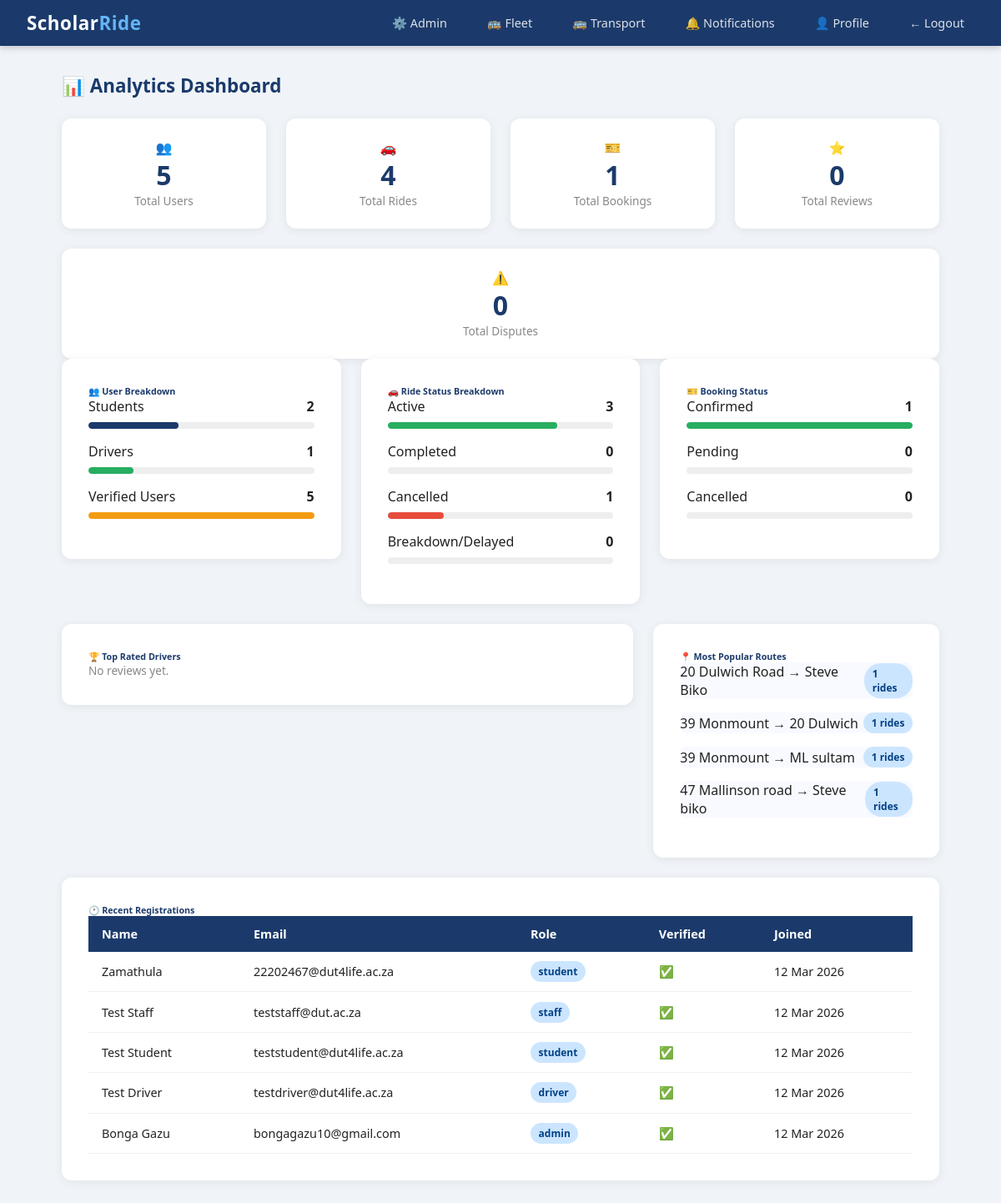
/admin/analytics (signed in), run on the app's committed database.
### scholar_ride/models.py (models this page shows)
class Ride(db.Model):
    id = db.Column(db.Integer, primary_key=True)
    driver_id = db.Column(db.Integer, db.ForeignKey('user.id'), nullable=False)
    origin = db.Column(db.String(200), nullable=False)
    destination = db.Column(db.String(200), nullable=False)
    departure_time = db.Column(db.DateTime, nullable=False)
    available_seats = db.Column(db.Integer, nullable=False)
    total_seats = db.Column(db.Integer, nullable=False)
    status = db.Column(db.String(20), default='active')
    created_at = db.Column(db.DateTime, default=datetime.utcnow)
    bookings = db.relationship('Booking', backref='ride', lazy=True)
    vehicle_type = db.Column(db.String(50), nullable=True)
    vehicle_model = db.Column(db.String(100), nullable=True)
    registration_number = db.Column(db.String(20), nullable=True)

class User(db.Model, UserMixin):
    id = db.Column(db.Integer, primary_key=True)
    student_number = db.Column(db.String(20), unique=True, nullable=True)
    staff_number = db.Column(db.String(20), unique=True, nullable=True)
    full_name = db.Column(db.String(100), nullable=False)
    email = db.Column(db.String(120), unique=True, nullable=False)
    phone = db.Column(db.String(20), nullable=False)
    password_hash = db.Column(db.String(128), nullable=False)
    role = db.Column(db.String(20), default='student')
    department = db.Column(db.String(100), nullable=True)
    verified = db.Column(db.Boolean, default=False)
    approval_status = db.Column(db.String(20), default='pending')
    otp = db.Column(db.String(6), nullable=True)
    created_at = db.Column(db.DateTime, default=datetime.utcnow)
    rides = db.relationship('Ride', backref='driver', lazy=True)
    bookings = db.relationship('Booking', backref='student', lazy=True)

### scholar_ride/routes/admin.py (the view)
@admin.route('/admin/analytics')
@login_required
@admin_required
def analytics():
    from scholar_ride.models import Review
    from sqlalchemy import func
    total_users = User.query.count()
    total_rides = Ride.query.count()
    total_bookings = Booking.query.count()
    total_reviews = Review.query.count()
    total_disputes = Dispute.query.count()
    student_count = User.query.filter_by(role='student').count()
    driver_count = User.query.filter_by(role='driver').count()
    staff_count = User.query.filter_by(role='staff').count()
    verified_count = User.query.filter_by(verified=True).count()
    pending_count = User.query.filter_by(approval_status='pending').count()
    active_rides = Ride.query.filter_by(status='active').count()
    completed_rides = Ride.query.filter_by(status='completed').count()
    cancelled_rides = Ride.query.filter_by(status='cancelled').count()
    breakdown_rides = Ride.query.filter(Ride.status.in_(['breakdown', 'delayed'])).count()
    confirmed_bookings = Booking.query.filter_by(status='confirmed').count()
    pending_bookings = Booking.query.filter_by(status='pending').count()
    cancelled_bookings = Booking.query.filter_by(status='cancelled').count()
    top_drivers_raw = db.session.query(
        User,
        func.avg(Review.rating).label('avg_rating'),
        func.count(Ride.id).label('ride_count')
    ).join(Review, Review.driver_id == User.id)\
     .join(Ride, Ride.driver_id == User.id)\
     .group_by(User.id)\
     .order_by(func.avg(Review.rating).desc())\
     .limit(5).all()
    top_drivers = []
    for driver, avg_rating, ride_count in top_drivers_raw:
        driver.avg_rating = round(avg_rating, 1)
        driver.ride_count = ride_count
        top_drivers.append(driver)
    popular_routes = db.session.query(
        Ride.origin,
        Ride.destination,
        func.count(Ride.id).label('count')
    ).group_by(Ride.origin, Ride.destination)\
     .order_by(func.count(Ride.id).desc())\
     .limit(5).all()
    recent_users = User.query.order_by(User.created_at.desc()).limit(10).all()
    return render_template('admin/analytics.html',
        total_users=total_users,
        total_rides=total_rides,
        total_bookings=total_bookings,
        total_reviews=total_reviews,
        total_disputes=total_disputes,
        student_count=student_count,
        driver_count=driver_count,
        staff_count=staff_count,
        verified_count=verified_count,
        pending_count=pending_count,
        active_rides=active_rides,
        completed_rides=completed_rides,
        cancelled_rides=cancelled_rides,
        breakdown_rides=breakdown_rides,
        confirmed_bookings=confirmed_bookings,
        pending_bookings=pending_bookings,
        cancelled_bookings=cancelled_bookings,
        top_drivers=top_drivers,
        popular_routes=popular_routes,
        recent_users=recent_users
    )

### scholar_ride/models.py (called while the page is built)
@login_manager.user_loader
def load_user(user_id):
    return User.query.get(int(user_id))

### scholar_ride/routes/admin.py (called while the page is built)
def admin_required(f):
    from functools import wraps
    @wraps(f)
    def decorated(*args, **kwargs):
        if not current_user.is_authenticated or current_user.role != 'admin':
            flash('Admin access required.', 'danger')
            return redirect('/rides')
        return f(*args, **kwargs)
    return decorated

### scholar_ride/templates/admin/analytics.html (shortened to what this page needs)
{% extends "base.html" %}
{% block content %}
<div class="page-header">
    <h4>📊 Analytics Dashboard</h4>
</div>
<div class="row mb-4">
    <div class="col">
        <div class="stat-card">
            <div class="stat-icon">👥</div>
            <div class="stat-number">{{ total_users }}</div>
            <div class="stat-label">Total Users</div>
        </div>
    </div>
    <div class="col">
        <div class="stat-card">
            <div class="stat-icon">🚗</div>
            <div class="stat-number">{{ total_rides }}</div>
            <div class="stat-label">Total Rides</div>
        </div>
    </div>
    <div class="col">
        <div class="stat-card">
            <div class="stat-icon">🎫</div>
            <div class="stat-number">{{ total_bookings }}</div>
            <div class="stat-label">Total Bookings</div>
        </div>
    </div>
    <div class="col">
        <div class="stat-card">
            <div class="stat-icon">⭐</div>
            <div class="stat-number">{{ total_reviews }}</div>
            <div class="stat-label">Total Reviews</div>
        </div>
    </div>
    <div class="col">
        <div class="stat-card">
            <div class="stat-icon">⚠️</div>
            <div class="stat-number">{{ total_disputes }}</div>
            <div class="stat-label">Total Disputes</div>
        </div>
    </div>
</div>
<div class="row mb-4">
    <div class="col">
        <div class="card p-3">
            <h6 style="color:#1B3A6B;" class="mb-3">👥 User Breakdown</h6>
            <div class="mb-2">
                <div class="d-flex justify-between mb-1">
                    <span>Students</span>
                    <strong>{{ student_count }}</strong>
                </div>
                <div class="sr-bar">
                    <div class="sr-bar-fill" style="width:{{ (student_count / total_users * 100) if total_users > 0 else 0 }}%; background:#1B3A6B;"></div>
                </div>
            </div>
            <div class="mb-2">
                <div class="d-flex justify-between mb-1">
                    <span>Drivers</span>
                    <strong>{{ driver_count }}</strong>
                </div>
                <div class="sr-bar">
                    <div class="sr-bar-fill" style="width:{{ (driver_count / total_users * 100) if total_users > 0 else 0 }}%; background:#27ae60;"></div>
                </div>
            </div>
            <div class="mb-2">
                <div class="d-flex justify-between mb-1">
                    <span>Verified Users</span>
                    <strong>{{ verified_count }}</strong>
                </div>
                <div class="sr-bar">
                    <div class="sr-bar-fill" style="width:{{ (verified_count / total_users * 100) if total_users > 0 else 0 }}%; background:#f39c12;"></div>
                </div>
            </div>
        </div>
    </div>
    <div class="col">
        <div class="card p-3">
            <h6 style="color:#1B3A6B;" class="mb-3">🚗 Ride Status Breakdown</h6>
            <div class="mb-2">
                <div class="d-flex justify-between mb-1">
                    <span>Active</span>
                    <strong>{{ active_rides }}</strong>
                </div>
                <div class="sr-bar">
                    <div class="sr-bar-fill" style="width:{{ (active_rides / total_rides * 100) if total_rides > 0 else 0 }}%; background:#27ae60;"></div>
                </div>
            </div>
            <div class="mb-2">
                <div class="d-flex justify-between mb-1">
                    <span>Completed</span>
                    <strong>{{ completed_rides }}</strong>
                </div>
                <div class="sr-bar">
                </div>
            </div>
            <div class="mb-2">
                <div class="d-flex justify-between mb-1">
                    <span>Cancelled</span>
                    <strong>{{ cancelled_rides }}</strong>
                </div>
                <div class="sr-bar">
                    <div class="sr-bar-fill" style="width:{{ (cancelled_rides / total_rides * 100) if total_rides > 0 else 0 }}%; background:#e74c3c;"></div>
                </div>
            </div>
            <div class="mb-2">
                <div class="d-flex justify-between mb-1">
                    <span>Breakdown/Delayed</span>
                    <strong>{{ breakdown_rides }}</strong>
                </div>
                <div class="sr-bar">
                </div>
            </div>
        </div>
    </div>
    <div class="col">
        <div class="card p-3">
            <h6 style="color:#1B3A6B;" class="mb-3">🎫 Booking Status</h6>
            <div class="mb-2">
                <div class="d-flex justify-between mb-1">
                    <span>Confirmed</span>
                    <strong>{{ confirmed_bookings }}</strong>
                </div>
                <div class="sr-bar">
                    <div class="sr-bar-fill" style="width:{{ (confirmed_bookings / total_bookings * 100) if total_bookings > 0 else 0 }}%; background:#27ae60;"></div>
                </div>
            </div>
            <div class="mb-2">
                <div class="d-flex justify-between mb-1">
                    <span>Pending</span>
                    <strong>{{ pending_bookings }}</strong>
                </div>
                <div class="sr-bar">
                </div>
            </div>
            <div class="mb-2">
                <div class="d-flex justify-between mb-1">
                    <span>Cancelled</span>
                    <strong>{{ cancelled_bookings }}</strong>
                </div>
                <div class="sr-bar">
                </div>
            </div>
        </div>
    </div>
</div>
<div class="row mb-4">
    <div class="col-2">
        <div class="card p-3">
            <h6 style="color:#1B3A6B;" class="mb-3">🏆 Top Rated Drivers</h6>
            {% if top_drivers %}
                {% for driver in top_drivers %}
                <div class="d-flex justify-between align-center mb-2 p-2" style="background:#f8faff; border-radius:8px;">
                    <div>
                        <strong>{{ driver.full_name }}</strong><br>
                        <small class="text-muted">{{ driver.ride_count }} rides</small>
                    </div>
                    <span class="badge badge-warning">{{ driver.avg_rating }}⭐</span>
                </div>
                {% endfor %}
            {% else %}
                <p class="text-muted">No reviews yet.</p>
            {% endif %}
        </div>
    </div>
    <div class="col">
        <div class="card p-3">
            <h6 style="color:#1B3A6B;" class="mb-3">📍 Most Popular Routes</h6>
            {% if popular_routes %}
                {% for route in popular_routes %}
                <div class="d-flex justify-between align-center mb-2 p-2" style="background:#f8faff; border-radius:8px;">
                    <span>{{ route.origin }} → {{ route.destination }}</span>
                    <span class="badge badge-primary">{{ route.count }} rides</span>
                </div>
                {% endfor %}
            {% else %}
                <p class="text-muted">No rides yet.</p>
            {% endif %}
        </div>
    </div>
</div>
<div class="card p-3 mb-4">
    <h6 style="color:#1B3A6B;" class="mb-3">🕐 Recent Registrations</h6>
    <table>
        <thead>
            <tr>
                <th>Name</th>
                <th>Email</th>
                <th>Role</th>
                <th>Verified</th>
                <th>Joined</th>
            </tr>
        </thead>
        <tbody>
            {% for user in recent_users %}
            <tr>
                <td>{{ user.full_name }}</td>
                <td>{{ user.email }}</td>
                <td><span class="badge badge-primary">{{ user.role }}</span></td>
                <td>{% if user.verified %}✅{% else %}❌{% endif %}</td>
                <td>{{ user.created_at.strftime('%d %b %Y') }}</td>
            </tr>
            {% endfor %}
        </tbody>
    </table>
</div>
{% endblock %}

### scholar_ride/templates/base.html (style rules this page uses)
*, *::before, *::after { box-sizing: border-box; margin: 0; padding: 0; }
body { font-family: 'Segoe UI', Tahoma, Geneva, Verdana, sans-serif; background: #f0f4f8; color: #222; }
.card { background: white; border-radius: 12px; box-shadow: 0 2px 12px rgba(0,0,0,0.07); padding: 2rem; margin-bottom: 1.5rem; }
.badge { display: inline-block; padding: 0.25rem 0.6rem; border-radius: 20px; font-size: 0.75rem; font-weight: 700; }
.badge-primary { background: #cce5ff; color: #004085; }
.row { display: flex; flex-wrap: wrap; gap: 1.5rem; }
.col { flex: 1; min-width: 200px; }
.col-2 { flex: 2; min-width: 300px; }
table { width: 100%; border-collapse: collapse; font-size: 0.9rem; }
th { background: #1B3A6B; color: white; padding: 0.75rem 1rem; text-align: left; font-weight: 600; }
td { padding: 0.7rem 1rem; border-bottom: 1px solid #f0f0f0; }
.stat-card { background: white; border-radius: 12px; padding: 1.5rem; text-align: center; box-shadow: 0 2px 12px rgba(0,0,0,0.07); }
.stat-card .stat-number { font-size: 2rem; font-weight: 700; color: #1B3A6B; }
.stat-card .stat-label { color: #888; font-size: 0.85rem; }
.text-muted { color: #888; font-size: 0.85rem; }
.mb-1 { margin-bottom: 0.5rem; }
.mb-2 { margin-bottom: 1rem; }
.d-flex { display: flex; }
.justify-between { justify-content: space-between; }
.align-center { align-items: center; }
.page-header { margin-bottom: 1.5rem; }
.page-header h4 { color: #1B3A6B; font-size: 1.4rem; font-weight: 700; }
.sr-bar { background: #eee; border-radius: 20px; height: 8px; overflow: hidden; }
.sr-bar-fill { height: 100%; border-radius: 20px; transition: width 0.6s ease; }

### data on the page
Ride: origin "20 Dulwich Road", destination "Steve Biko", count "1"
Ride: origin "39 Monmount", destination "20 Dulwich", count "1"
Ride: origin "39 Monmount", destination "ML sultam", count "1"
Ride: origin "47 Mallinson road", destination "Steve biko", count "1"
User: full_name "Zamathula", email "22202467@dut4life.ac.za", role "student", created_at "12 Mar 2026"
User: full_name "Test Staff", email "teststaff@dut.ac.za", role "staff", created_at "12 Mar 2026"
User: full_name "Test Student", email "teststudent@dut4life.ac.za", role "student", created_at "12 Mar 2026"
User: full_name "Test Driver", email "testdriver@dut4life.ac.za", role "driver", created_at "12 Mar 2026"
User: full_name "Bonga Gazu", email "bongagazu10@gmail.com", role "admin", created_at "12 Mar 2026"

### other printed values
{{ total_users }} "5"
{{ total_rides }} "4"
{{ total_bookings }} "1"
{{ total_reviews }} "0"
{{ total_disputes }} "0"
{{ student_count }} "2"
{{ driver_count }} "1"
{{ verified_count }} "5"
{{ active_rides }} "3"
{{ completed_rides }} "0"
{{ cancelled_rides }} "1"
{{ breakdown_rides }} "0"
{{ confirmed_bookings }} "1"
{{ pending_bookings }} "0"
{{ cancelled_bookings }} "0"
